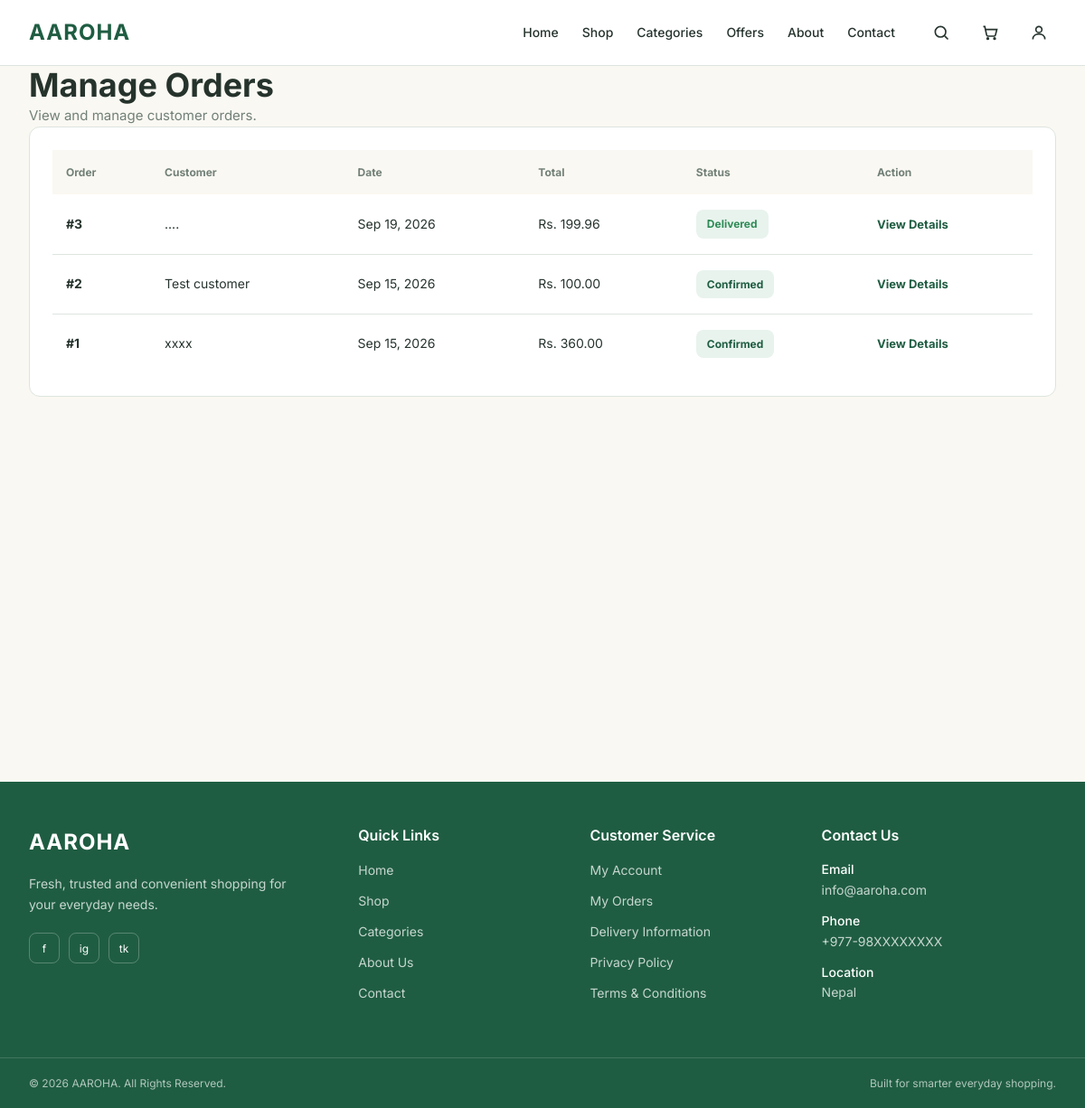
/accounts/manage-orders/ (signed in), run on an earlier commit of the app's database.
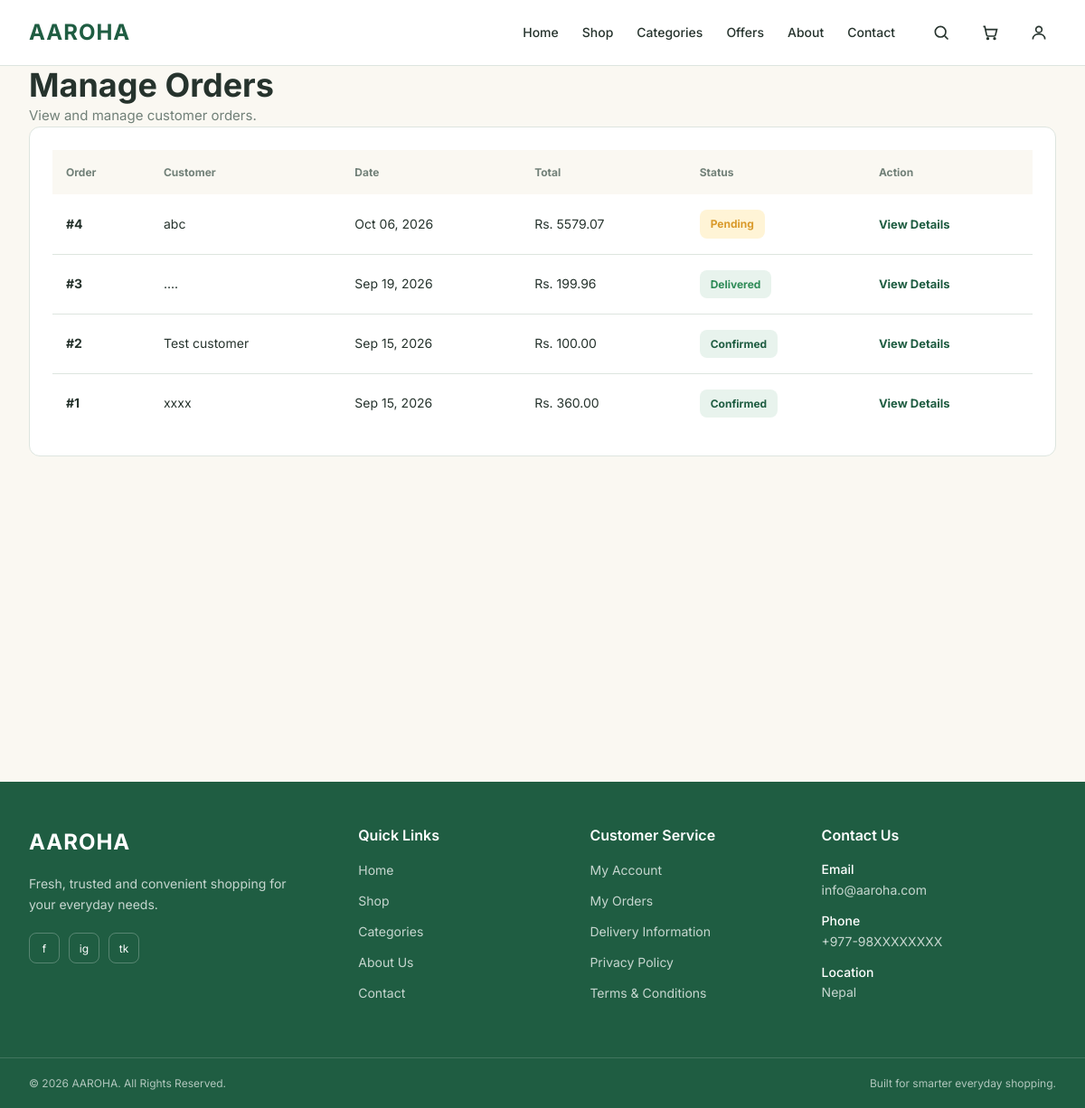
And on a later commit of the database.
### orders/models.py (models this page shows, shortened)
class Order(models.Model):
    STATUS_CHOICES = [
        ('Pending', 'Pending'),
        ('Confirmed', 'Confirmed'),
        ('Processing', 'Processing'),
        ('Shipped', 'Shipped'),
        ('Delivered', 'Delivered'),
        ('Cancelled', 'Cancelled'),
    ]
    user = models.ForeignKey(
        User,
        on_delete=models.CASCADE,
        related_name='orders'
    )
    rider = models.ForeignKey(
    User,
    on_delete=models.SET_NULL,
    null=True,
    blank=True,
    related_name='assigned_orders'
)
    customer_name = models.CharField(max_length=150)
    phone = models.CharField(max_length=20)
    address = models.TextField()
    city = models.CharField(max_length=100)
    total_amount = models.DecimalField(
        max_digits=10,
        decimal_places=2
    )
    status = models.CharField(
        max_length=20,
        choices=STATUS_CHOICES,
        default='Pending'
    )
    created_at = models.DateTimeField(auto_now_add=True)
    updated_at = models.DateTimeField(auto_now=True)

### accounts/views.py (the view, shortened to what this page needs)
# urls.py: path('manage-orders/', views.manage_orders, name='manage_orders'),
@login_required
def manage_orders(request):
    from orders.models import Order
    if request.user.is_superuser:
        orders = Order.objects.all().order_by('-created_at')
        return render(
            request,
            'accounts/manage_orders.html',
            {
                'orders': orders,
            }
        )

### templates/accounts/manage_orders.html (shortened to what this page needs)
{% extends 'base.html' %}
{% block content %}
<section class="page-section">
    <div class="container">
        <div class="page-header">
            <div>
                <h1>Manage Orders</h1>
                <p>View and manage customer orders.</p>
            </div>
        </div>
        <div class="orders-management-card">
            {% if orders %}
                <div class="orders-table-wrapper">
                    <table class="orders-table">
                        <thead>
                            <tr>
                                <th>Order</th>
                                <th>Customer</th>
                                <th>Date</th>
                                <th>Total</th>
                                <th>Status</th>
                                <th>Action</th>
                            </tr>
                        </thead>
                        <tbody>
                            {% for order in orders %}
                            <tr>
                                <td>
                                    <strong>
                                        #{{ order.id }}
                                    </strong>
                                </td>
                                <td>
                                    {{ order.customer_name }}
                                </td>
                                <td>
                                    {{ order.created_at|date:"M d, Y" }}
                                </td>
                                <td>
                                    Rs. {{ order.total_amount }}
                                </td>
                                <td>
                                    <span class="order-status status-{{ order.status|lower }}">
                                        {{ order.status }}
                                    </span>
                                </td>
                                <td>
                                    <a
                                        href="{% url 'manage_order_detail' order.id %}"
                                        class="view-order-button"
                                    >
                                        View Details
                                    </a>
                                </td>
                            </tr>
                            {% endfor %}
                        </tbody>
                    </table>
                </div>
            {% endif %}
        </div>
    </div>
</section>
{% endblock %}

What changed in the data, as far as the page shows it:
added Order: id "4", customer_name "abc", created_at "Oct 06, 2026", total_amount "5579.07", status "Pending"
